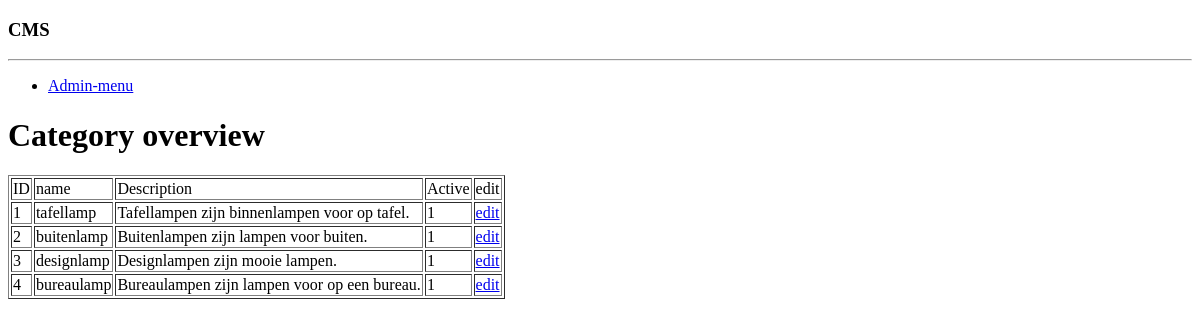
Before: /admin/category/index.php (signed in) with the older database file.
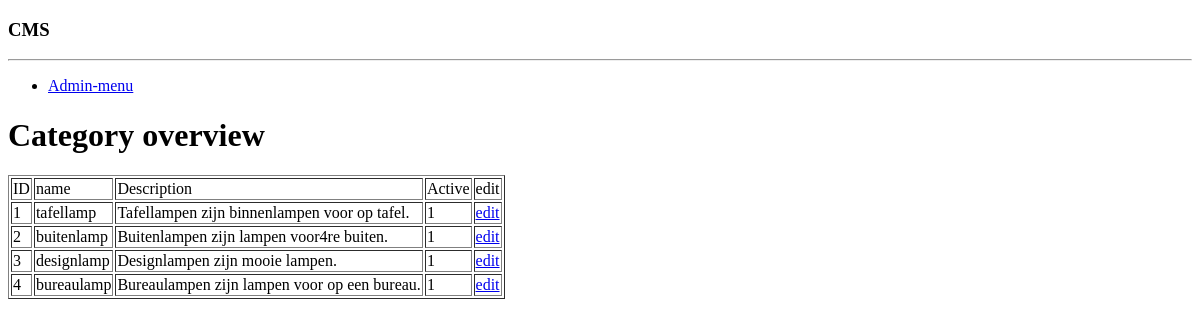
After: the same page with the newer database file.
### tables this page shows
CREATE TABLE `category` (
  `category_id` int NOT NULL,
  `name` varchar(255) NOT NULL,
  `description` varchar(255) NOT NULL,
  `active` tinyint(1) NOT NULL
);

### admin/category/index.php (the view, shortened to what this page needs)
<?php
    include('../core/header.php');
    include('category-menu.php');
?>
<h1>Category overview</h1>
<?php
$active = null;
    $liqry = $con->prepare("SELECT category_id,name,description,active FROM category");
    if($liqry === false) {
       echo mysqli_error($con);
    } else{
        $liqry->bind_result($id,$name,$desc,$active);
        if($liqry->execute()){
            $liqry->store_result();
            echo '<table border=1>
                    <tr>
                        <td>ID</td>
                        <td>name</td>
                        <td>Description</td>
                        <td>Active</td>
                        <td>edit</td>
                    </tr>';
            while ($liqry->fetch() ) { ?>
                    <tr>
                    <td><?php echo $id; ?></td>
                    <td><?php echo $name; ?></td>
                    <td><?php echo $desc; ?></td>
                    <td><?php echo $active ?></td>
                    <td><a href="edit_category.php?id=<?php echo $id; ?>">edit</a></td>
                </tr>
                <?php
            }
            echo '</table>';
        }
    }
?>
<?php
    include('../core/footer.php');
?>

### admin/core/header.php (shortened to what this page needs)
<!DOCTYPE html>
<html lang="en">
<head>
</head>
<body>
<h3>CMS</h3>
<hr>

### admin/category/category-menu.php
<ul>
    <li>
        <a href="../index_loggedin.php">Admin-menu</a>
    </li>
</ul>

### admin/core/footer.php (shortened to what this page needs)
</body>
</html>

Changed rows visible on the page:
changed category "buitenlamp": description "Buitenlampen zijn lampen voor buiten." → "Buitenlampen zijn lampen voor4re buiten."
